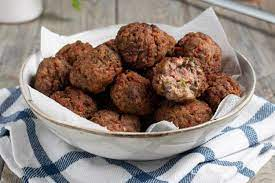
#> input picture week2/Part2/ex01.png, 275 x 183 px, found by its file name
$ python ex05.py
#> lines starting #> are read from the running program, lines starting #| are printed output that depends on the picture
import numpy as np
import matplotlib.pyplot as plt
import matplotlib.image as mimg

def mat(n):
	array = np.arange(n -1)/(n - 1)
	array = np.append(array, 1)
	return array

def imag(m, n):
	matrix = []
	for x in range(m):
		matrix = np.append(matrix, mat(n))
	matrix = matrix.reshape(m, n)
	return matrix

img = mimg.imread("/goinfre/fgrossi/python_piscine/week2/Part2/ex01.png")
#> img is the input picture: shape (183, 275, 3) float32; mean R, G, B 0.576, 0.523, 0.498
print(img.shape)
#| (183, 275, 3)
img2 = img.reshape(img.shape[0] * img.shape[1], img.shape[2])
matrix = imag(img.shape[2], img.shape[2])
#> matrix = [[0, 0.5, 1], [0, 0.5, 1], [0, 0.5, 1]]
c = np.matmul(img2, matrix)
output = c.reshape(img.shape[0], img.shape[1], img.shape[2])
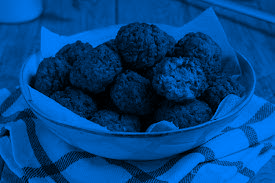
#> output: shape (183, 275, 3) float64; mean R, G, B 0, 0.799, 1.6; drawn with min black and max white

plt.imshow(output)
plt.show()
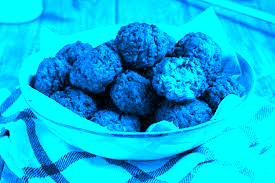
#> shown: shape (183, 275, 3) float64; mean R, G, B 0, 0.729, 0.894
